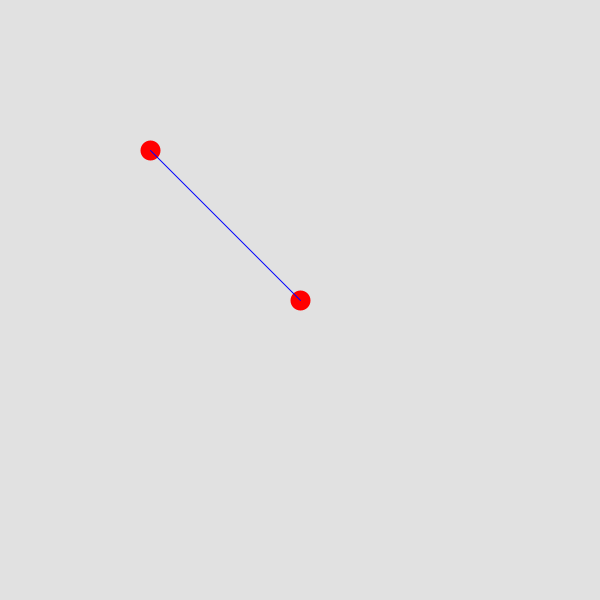
Frame 1 (no input)
Frame 60 (the mouse pressed at the canvas centre just before this capture): identical to frame 1, image omitted
Frame 120 (the mouse held since frame 60 and released just before this capture): identical to frame 1, image omitted

The Processing sketch that drew this single still picture (run headless with seeded random() and noise(); from frame 60 on, the mouse is pressed at the canvas centre):

// Processing sketch: LineWithPoints
// ── LineWithPoints.pde
/* LineWithPoints
 * Draws a line with two points
 * The points are large and red
 * The line is thin and blue.
 */
void setup() {
  // Sets size of the window
  size(600, 600);
  
  // Sets background as gray
  background(225, 225, 225);
}

void draw() {
    // Clear the background with gray
    background(225, 225, 225);
   
    // Set large stroke size
    strokeWeight(20);
    // Set stroke color to red
    stroke(255, 0, 0);
    
    // Draw 2 points
    point(width/4, height/4);
    point(width/2, height/2);
    
    // Set thin stroke size
    strokeWeight(1);
    // Set color to blue
    stroke(0, 0, 255);
    // Draw the line
    line(width/4, height/4, width/2, height/2);
}
